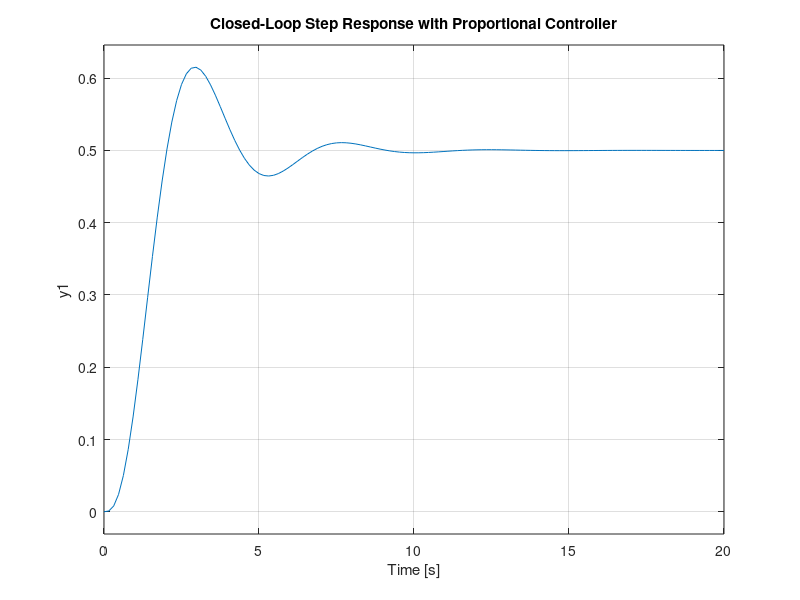

MATLAB code for this plot:
% تعریف تابع تبدیل سیستم حلقه باز
numerator = 1;
denominator = [1 3 4 2];
G = tf(numerator, denominator);

% تعریف کنترلکننده تناسبی با بهره K
K = 2; % مقدار K را میتوان تغییر داد
P_controller = K;

% ایجاد سیستم حلقه بسته با فیدبک واحد
closed_loop_system = feedback(P_controller * G, 1);

% شبیهسازی پاسخ سیستم به ورودی پله واحد
figure;
step(closed_loop_system);
title('Closed-Loop Step Response with Proportional Controller');
grid on;
